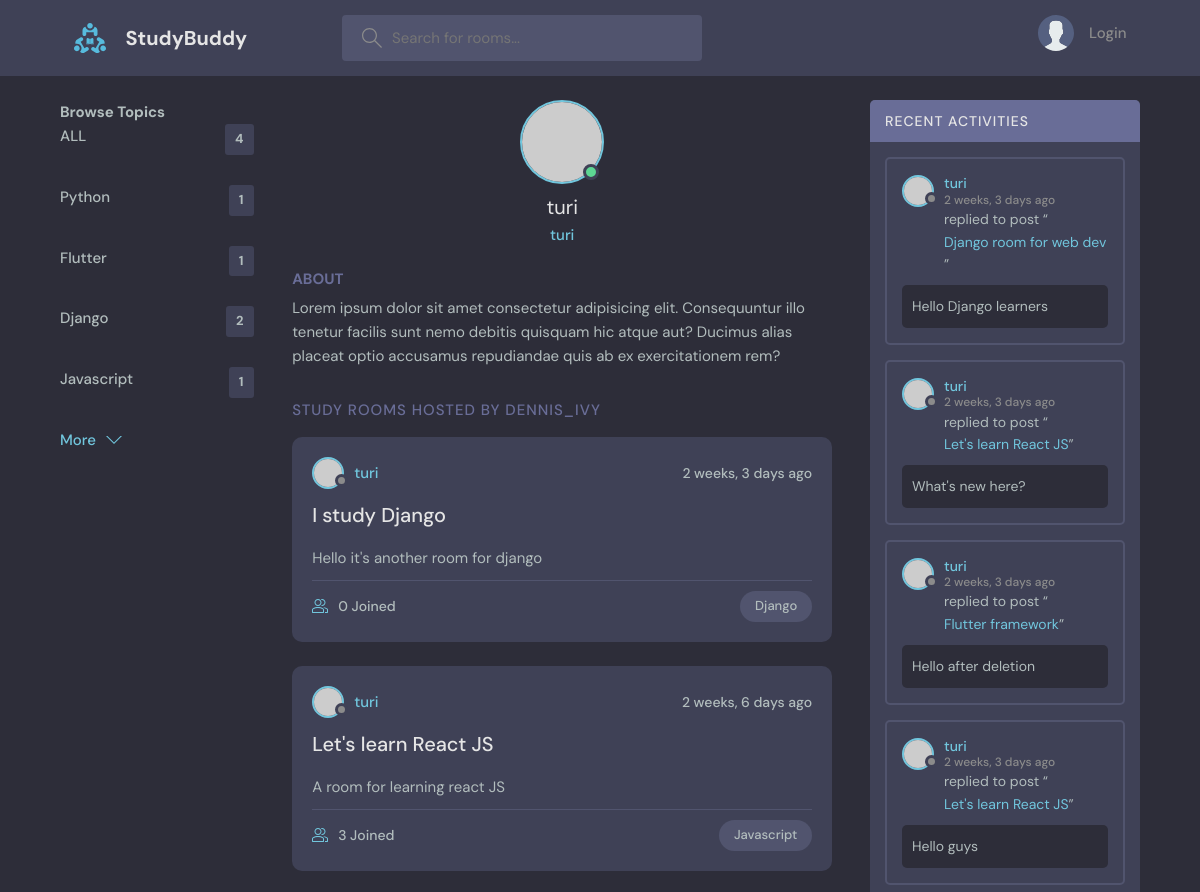
The app's page /profile/1/ (upper part), older data.
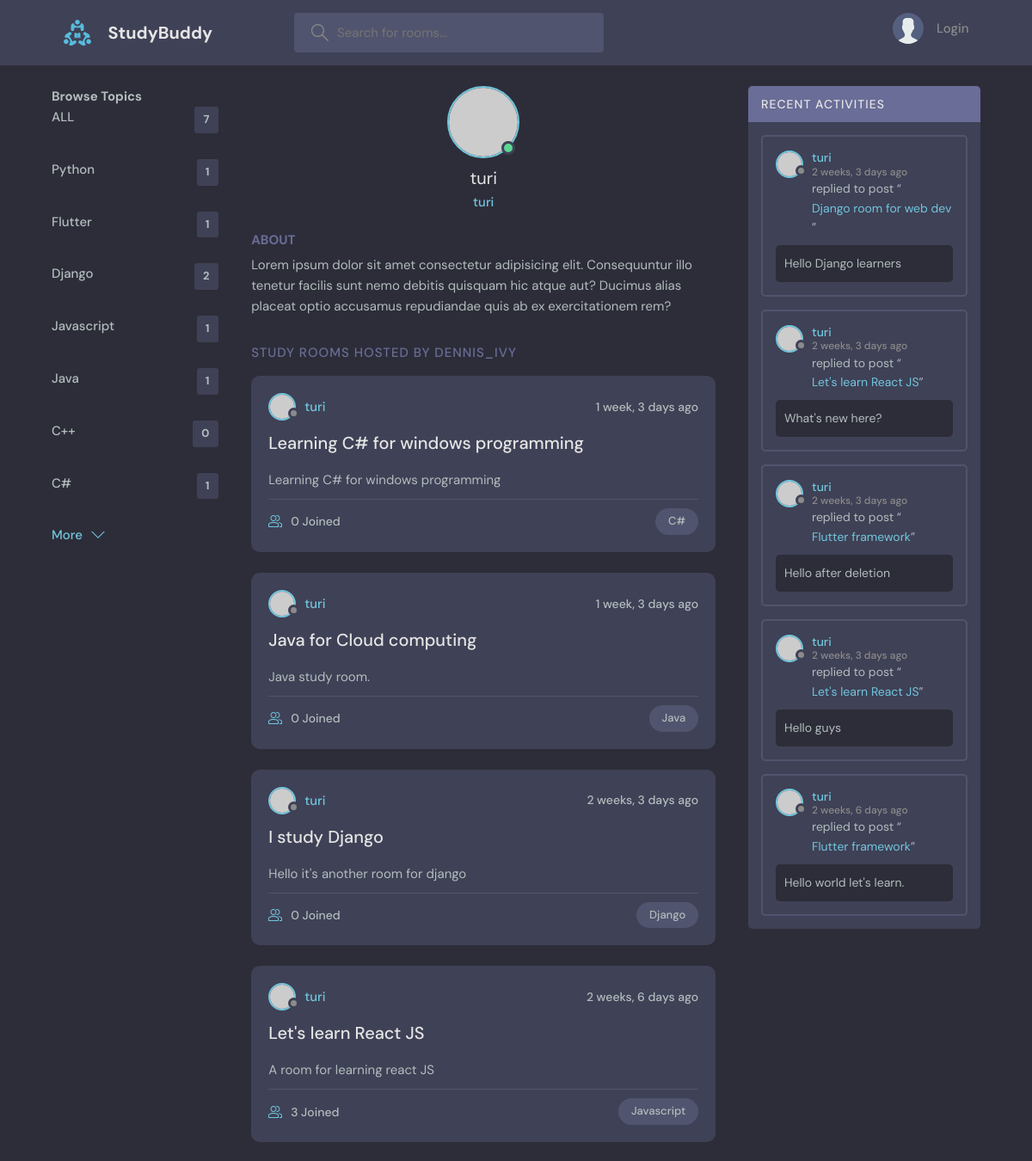
The same page, newer data.
### base/models.py (models this page shows, shortened)
class Topic(models.Model):
    name = models.CharField(max_length=200)

class Room(models.Model):
    host =  models.ForeignKey(User, on_delete=models.SET_NULL,null=True)
    topic =  models.ForeignKey(Topic, on_delete=models.SET_NULL,null=True)
    name = models.CharField(max_length=200)
    description = models.TextField(null=True, blank=True)
    participants = models.ManyToManyField(User, related_name='participants', blank=True)
    updated = models.DateTimeField(auto_now=True)
    created = models.DateTimeField(auto_now_add=True)
    class Meta():
        ordering = ['-updated', '-created']
    def __str__(self):
        return self.name

class Message(models.Model):
    user = models.ForeignKey(User, on_delete=models.CASCADE)
    room = models.ForeignKey(Room, on_delete=models.CASCADE)
    body = models.TextField()
    updated = models.DateTimeField(auto_now=True)
    created = models.DateTimeField(auto_now_add=True)
    class Meta():
        ordering = ['-updated', '-created']
    def __str__(self):
        return self.body[0:50]

### base/views.py (the view)
# urls.py: path('profile/<str:pk>/', views.userProfile, name="profile"),
def userProfile(request, pk):
    user = User.objects.get(id=pk)
    rooms = user.room_set.all()
    room_messages = user.message_set.all()
    topics = Topic.objects.all()
    context = {'user':user,
               'rooms':rooms,
               'room_messages': room_messages,
               'topics': topics,
               }
    return render(request, 'base/profile.html', context)

### base/templates/base/profile.html (shortened to what this page needs)
{% extends 'main.html' %}
{% block content %}
  <main class="profile-page layout layout--3">
    <div class="container">
      {% include 'base/topics_component.html' %}
      <div class="roomList">
        <div class="profile">
          <div class="profile__avatar">
            <div class="avatar avatar--large active">
              <img src="https://randomuser.me/api/portraits/men/11.jpg" />
            </div>
          </div>
          <div class="profile__info">
            <h3>{{user.username}}</h3>
            <p>{{user.username}}</p>
          </div>
          <div class="profile__about">
            <h3>About</h3>
            <p>
              Lorem ipsum dolor sit amet consectetur adipisicing elit. Consequuntur illo tenetur
              facilis sunt nemo debitis quisquam hic atque aut? Ducimus alias placeat optio
              accusamus repudiandae quis ab ex exercitationem rem?
            </p>
          </div>
        </div>
        <div class="roomList__header">
          <div>
            <h2>Study Rooms Hosted by dennis_ivy</a>
            </h2>
          </div>
        </div>
        {% include 'base/feed_component.html' %}
      </div>
       {% include 'base/activity_component.html' %}
    </div>
  </main>
{% endblock %}

### base/templates/base/topics_component.html
<div class="topics">
    <div class="toipcs__header">
          <h2>Browse Topics</h2>
    </div>
          <ul class="topics__list">
              <li><a href="{% url 'home' %}">ALL <span>{{topics.count}}</span></a></li>
            {% for topic in topics %}
            <li>
                <a href="{% url 'home' %}?q={{topic.name}}">{{topic.name}} <span>{{topic.room_set.all.count}}</span></a>
            </li>
        {% endfor %}
          </ul>
          <a class="btn btn--link" href="{% url 'topics' %}">
            More
            <svg version="1.1" xmlns="http://www.w3.org/2000/svg" width="32" height="32" viewBox="0 0 32 32">
              <title>chevron-down</title>
              <path d="M16 21l-13-13h-3l16 16 16-16h-3l-13 13z"></path>
            </svg>
          </a>
</div>

### base/templates/base/feed_component.html (shortened to what this page needs)
{% for room in rooms %}
<div class="roomListRoom">
  <div class="roomListRoom__header">
    <a href="{% url 'profile' room.host.id %}" class="roomListRoom__author">
      <div class="avatar avatar--small">
        <img src="https://randomuser.me/api/portraits/women/11.jpg" />
      </div>
      <span>{{room.host.username}}</span>
    </a>
    <div class="roomListRoom__actions">
      <span>{{room.created|timesince}} ago</span>
    </div>
  </div>
  <div class="roomListRoom__content">
    <a href="{% url 'room' room.id %}">{{room.name}}</a>
    <p>
      {{room.description}}
    </p>
  </div>
  <div class="roomListRoom__meta">
    <a href="room.html" class="roomListRoom__joined">
      {{room.participants.all.count}} Joined
    </a>
    <p class="roomListRoom__topic">{{room.topic.name}}</p>
  </div>
</div>
{% endfor %}

### base/templates/base/activity_component.html (shortened to what this page needs)
<div class="activities">
    <div class="activities__header">
      <h2>Recent Activities</h2>
    </div>
    {% for room_message in room_messages %}
    <div class="activities__box">
      <div class="activities__boxHeader roomListRoom__header">
        <a href="{% url 'profile' room_message.user.id %}" class="roomListRoom__author">
          <div class="avatar avatar--small">
            <img src="https://randomuser.me/api/portraits/women/11.jpg" />
          </div>
          <p>
            {{room_message.user}}
            <span>{{room_message.created|timesince}} ago</span>
          </p>
        </a>
      </div>
      <div class="activities__boxContent">
        <p>replied to post “<a href="{% url 'room' room_message.room.id %}">{{room_message.room}}</a>”</p>
        <div class="activities__boxRoomContent">
          {{room_message.body}}
        </div>
      </div>
    </div>
    {% endfor %}
  </div>

Row changes from the older to the newer data that the page shows:
added Topic: name "Java", room_set.all.count "1"
added Topic: name "C++", room_set.all.count "0"
added Topic: name "C#", room_set.all.count "1"
added Room: host.username "turi", created "1 week, 3 days", name "Learning C# for windows programming", description "Learning C# for windows programming", participants.all.count "0", topic.name "C#"
added Room: host.username "turi", created "1 week, 3 days", name "Java for Cloud computing", description "Java study room.", participants.all.count "0", topic.name "Java"
now on this page (row unchanged): Message: user "turi", created "2 weeks, 6 days", room "Flutter framework", body "Hello world let's learn."
Text that changed along with them:
{{ topics.count }}: "4" → "7"
